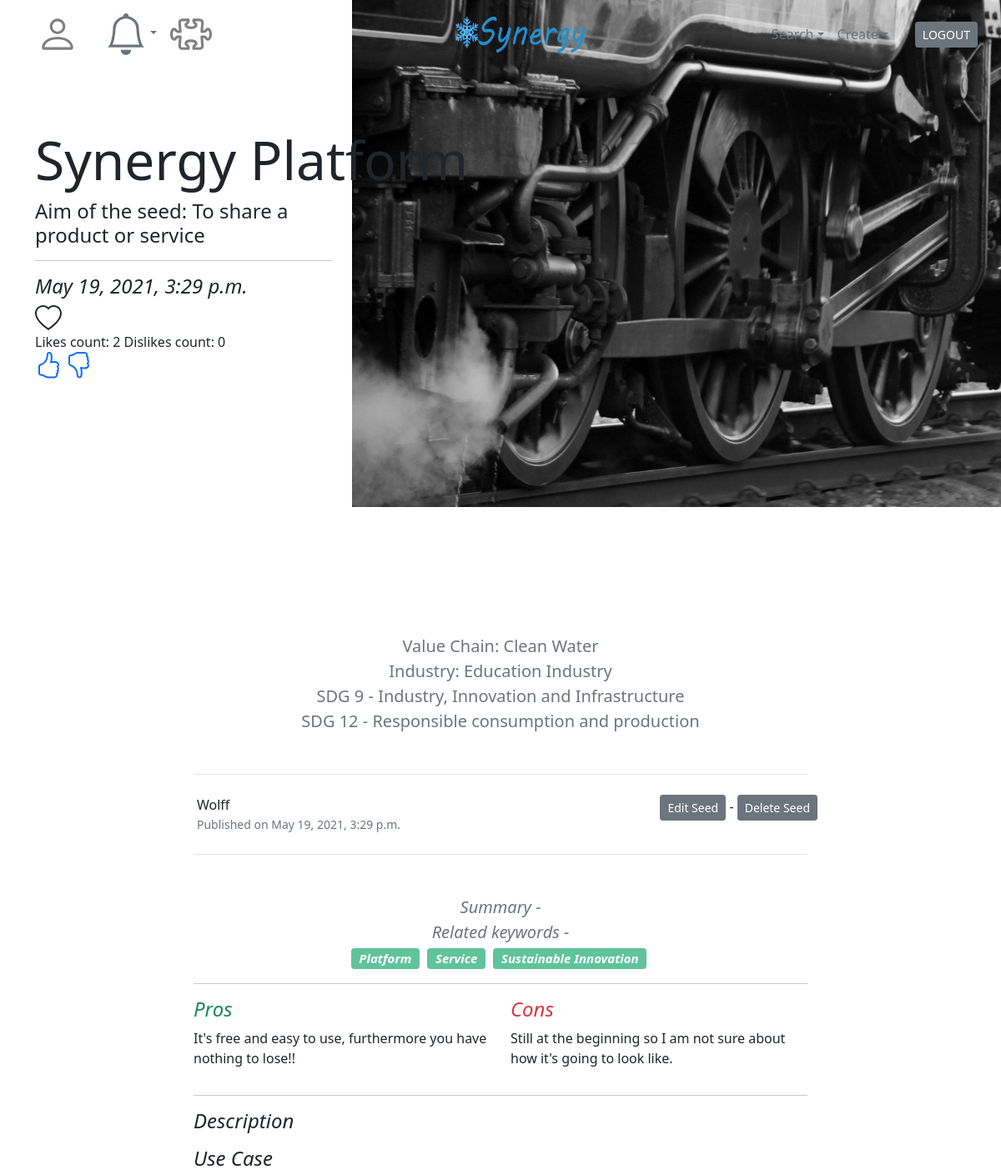
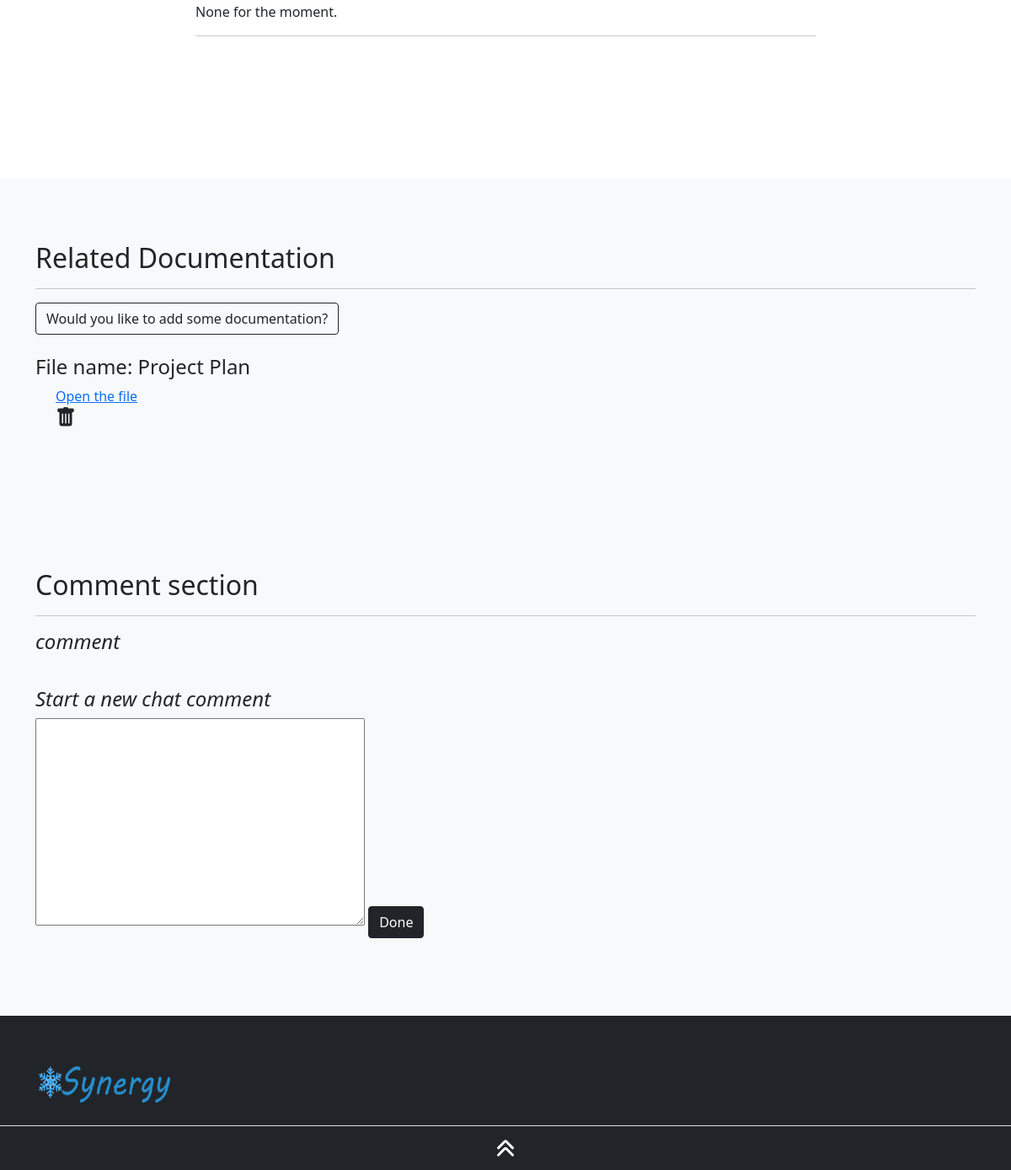
Screenshot of /knowledge/seed/link/synergy-platform/ (signed in) with the database file from the repository (2 pictures, top to bottom).
### knowledge/models.py (models this page shows, shortened)
class Seed(models.Model):
    user = models.ForeignKey(settings.AUTH_USER_MODEL,on_delete=models.CASCADE, default=1)
    profile_seed = models.ImageField(upload_to=profile_seed_directory_path,default="Null")
    title = models.CharField(max_length=100, unique=True,)
    summary = models.TextField(max_length=100,default="NA")
    sdg = models.ManyToManyField(SDG, through="SDG_Seed")
    value_chain = models.ManyToManyField(Value_chain, through="Value_Chain_Seed")
    industry = models.ManyToManyField(Industry, through="Industry_Seed")
    pros = models.TextField(default="NA")
    cons = models.TextField(default="NA")
    contenu = models.TextField(default="NA")
    use_case = models.TextField(default="NA")
    aim_seed = models.CharField(max_length=30, choices=Aims)
    keywords = TaggableManager()
    slug = models.SlugField(max_length = 250, unique=True)
    date_publication = models.DateTimeField(auto_now_add=True)
    class Meta:
        ordering = ['-date_publication']

class Value_chain(MPTTModel):
    parent = TreeForeignKey('self',related_name='children',null=True,blank=True,on_delete=models.CASCADE,default=1)
    title = models.CharField(max_length=50, unique=True)
    contenu = models.TextField(default="NA")

class Industry(models.Model):
    title = models.CharField(max_length=50, unique=True)
    contenu = models.TextField(default="NA")

class SDG(models.Model):
    title = models.CharField(max_length=50, unique=True)
    contenu = models.TextField(default="NA")
    image = models.ImageField(upload_to='sdgs/')

class Document_Seed(models.Model):
    seed_related = models.ForeignKey(Seed,on_delete=models.CASCADE,default=1)
    description = models.CharField(max_length=255, blank=True)
    file = models.FileField(upload_to=user_directory_path,default="Null")
    uploaded_at = models.DateTimeField(default=timezone.now)

### knowledge/views.py (the view)
# urls.py: path("seed/link/<slug:slug>/", views.one_seed, name="one_seed"),
@login_required
def one_seed(request, slug):
    one_seed = Seed.objects.get(slug=slug)
    docu_seed = Document_Seed.objects.filter(seed_related=one_seed.id)
    industry_seed = Industry_Seed.objects.filter(seed_id=one_seed.id)
    industry_front = Industry.objects.filter(id__in=[i.industry_id for i in industry_seed])
    value_chain_seed = Value_Chain_Seed.objects.filter(seed_id=one_seed.id)
    value_chain_front = Value_chain.objects.filter(id__in=[v.value_chain_id for v in value_chain_seed])
    sdg_seed = SDG_Seed.objects.filter(seed_id=one_seed.id)
    sdg_front = SDG.objects.filter(id__in=[s.sdg_id for s in sdg_seed])
    sdg_seed_image = SDG_Seed.objects.filter(seed_id=one_seed.id).first()
    fav = False
    if Favourites_Seed.objects.filter(Q(user_related_id=request.user.id) & Q(seed_related_id=one_seed.id)).exists():
        fav = True
    like_count = Liked_Seed.objects.filter(seed_related_id=one_seed.id).count
    like = False
    if Liked_Seed.objects.filter(Q(seed_related_id=one_seed.id) & Q(user_related_id=request.user.id)).exists():
        like = True
    dislike_count = Disliked_Seed.objects.filter(seed_related_id=one_seed.id).count
    dislike = False
    if Disliked_Seed.objects.filter(Q(seed_related_id=one_seed.id) & Q(user_related_id=request.user.id)).exists():
        dislike = True
    editable = False
    if request.user == one_seed.user:
        editable = True
    if request.method == "POST":
        form_comment = CommentFormSeed(request.POST)
        if form_comment.is_valid():
            comment = form_comment.save(commit=False)
            comment.user = request.user
            comment.seed_connected = one_seed
            comment.save()
            return redirect(reverse('knowledge:one_seed',args=[one_seed.slug]))
    else:
        form_comment = CommentFormSeed(request.POST)
    comment_list = []
    comment_seed = Comment_Seed.objects.filter(seed_connected_id=one_seed.id)
    for comment in comment_seed:
        my_dict = {'ID': [],'Date': [],'Liked': [], 'Disliked': [], 'From_User': [], 'Content': [], 'L_count': [], 'D_count': []}
        my_dict['ID'].append(comment.id)
        my_dict['Date'].append(comment.date_posted)
        my_dict['From_User'].append(comment.user_id)
        my_dict['Content'].append(comment.content)
        if Liked_Comment.objects.filter(Q(user_related_id=request.user.id) & Q(comment_related_id=comment.id)).exists():
            my_dict['Liked'].append(True)
        else:
            my_dict['Liked'].append(False)
        if Disliked_Comment.objects.filter(Q(user_related_id=request.user.id) & Q(comment_related_id=comment.id)).exists():
            my_dict['Disliked'].append(True)
        else:
            my_dict['Disliked'].append(False)
        comment_likes = Liked_Comment.objects.filter(comment_related_id=comment.id).count
        my_dict['L_count'].append(comment_likes)
        comment_dislikes = Disliked_Comment.objects.filter(comment_related_id=comment.id).count
        my_dict['D_count'].append(comment_dislikes)
        comment_list.append(my_dict)
    aim = {
        1: "To raise awarness",
        2: "To share a product or service",
        3: "To search for improvement",
        4: "To present theoretical results ",
        5: "To make laugh",
        6: "Others",
        }
    for keys in aim:
            if int(one_seed.aim_seed) == keys:
                aim = aim[keys]
    context = {
        "one_seed": one_seed,
        "docu_seed": docu_seed,
        "dislike": dislike,
        "sdg_seed_image": sdg_seed_image,
        "sdg_front": sdg_front,
        "value_chain_front": value_chain_front,
        "industry_front": industry_front,
        "comment_list": comment_list,
        "comment_seed": comment_seed,
        "form_comment": form_comment,
        "like_count": like_count,
        "dislike_count": dislike_count,
        "editable": editable,
        "fav": fav,
        "like": like,
        "aim": aim,
            }
    return render(request, "dist/inside/knowledge/seed/one_seed.html", context)

### knowledge/forms.py
class CommentFormSeed(forms.ModelForm):
    parent = TreeNodeChoiceField(queryset=Comment_Seed.objects.all())
    def __init__(self, *args, **kwargs):
        super().__init__(*args, **kwargs)
        self.fields['parent'].widget.attrs.update({'class': 'd-none'})
        self.fields['parent'].label = ''
        self.fields['parent'].required = False
    class Meta:
        model = Comment_Seed
        fields = ['content', 'parent']

### template/dist/inside/knowledge/seed/one_seed.html (shortened to what this page needs)
{% extends "dist/inside/template_inside.html" %}
{% block contenu %}
    <main>
        <section class="mb-6 mb-lg-7" id=content>
            <div class=container>
                <div class="row align-items-center">
                    <div class="col-lg-4 py-9 py-lg-10 z-index-1" data-aos=fade-right data-aos-delay=300>
                        <h1 class="display-3 text-nowrap">{{ one_seed.title }}</h1>
                        <h4>Aim of the seed: {{ aim }}</h4>
                        <hr>
                        <h4><i>{{ one_seed.date_publication }}</i></h4>
                        {% if fav %}
                            <a href="{% url 'accounts:seed_add_fav' slug=one_seed.slug %}"class="text-dark"><svg xmlns="http://www.w3.org/2000/svg" width="32" height="32" fill="currentColor" class="bi bi-heart-fill" viewBox="0 0 16 16">
                                <path fill-rule="evenodd" d="M8 1.314C12.438-3.248 23.534 4.735 8 15-7.534 4.736 3.562-3.248 8 1.314z"/>
                              </svg></a>
                        {% else %}
                            <a href="{% url 'accounts:seed_add_fav' slug=one_seed.slug %}" class="text-dark"></a>
                        {% endif %}
                        <div class="contained">
                            <span class="" id="like_count">Likes count: {{ like_count }}</span>
                            <span class="" id="dislike_count">Dislikes count: {{ dislike_count }}</span>
                            <div class="contained">
                                {% if like %}
                                    <a href="{% url 'accounts:seed_add_like' slug=one_seed.slug %}"><svg xmlns="http://www.w3.org/2000/svg" width="32" height="32" fill="currentColor" class="bi bi-hand-thumbs-up-fill" viewBox="0 0 16 16">
                                        <path d="M6.956 1.745C7.021.81 7.908.087 8.864.325l.261.066c.463.116.874.456 1.012.965.22.816.533 2.511.062 4.51a9.84 9.84 0 0 1 .443-.051c.713-.065 1.669-.072 2.516.21.518.173.994.681 1.2 1.273.184.532.16 1.162-.234 1.733.058.119.103.242.138.363.077.27.113.567.113.856 0 .289-.036.586-.113.856-.039.135-.09.273-.16.404.169.387.107.819-.003 1.148a3.163 3.163 0 0 1-.488.901c.054.152.076.312.076.465 0 .305-.089.625-.253.912C13.1 15.522 12.437 16 11.5 16H8c-.605 0-1.07-.081-1.466-.218a4.82 4.82 0 0 1-.97-.484l-.048-.03c-.504-.307-.999-.609-2.068-.722C2.682 14.464 2 13.846 2 13V9c0-.85.685-1.432 1.357-1.615.849-.232 1.574-.787 2.132-1.41.56-.627.914-1.28 1.039-1.639.199-.575.356-1.539.428-2.59z"/>
                                    </svg></a>
                                {% else %}
                                    <a href="{% url 'accounts:seed_add_like' slug=one_seed.slug %}"></a>
                                    <a href="{% url 'accounts:seed_add_dislike' slug=one_seed.slug %}"></a>
                                {% endif %}
                            </div>
                        </div>
                    </div>
                    <div class=col-lg-8 data-aos=fade-left>
                        <div class="img-shifted shift-right vh-75 py-13 py-lg-15">
                            {% if one_seed.profile_seed == "Null" %}
                                <div class="bg-image bg-cover" style="background-image: url(/static/assets/images/photos/sdgs/SDG_{{sdg_seed_image.sdg_id}}.jpg);" data-jarallax data-speed=.8></div>
                            {% else %}
                                <div class="bg-image bg-cover" style="background-image: url(/media/{{one_seed.profile_seed}})" data-jarallax data-speed=.8></div>
                            {% endif %}
                        </div>
                    </div>
                </div>
            </div>
        </section>
        <section class="py-6 py-lg-7 mb-6 mb-lg-7">
            <div class=container>
                <div class="row justify-content-center">
                    <div class="col-lg-8 text-center lead text-muted">
                        {% for vc in value_chain_front %}
                            <p class=mb-0>Value Chain: {{ vc.title }} </p>
                        {% endfor %}
                        {% for ind in industry_front%}
                            <p class=mb-0>Industry: {{ ind.title }} </p>
                        {% endfor %}
                        {% for s in sdg_front %}
                            <p class=mb-0>{{ s.title }} -  {{ s.contenu }}</p>
                        {% endfor %}
                    </div>
                    <div class=col-lg-8>
                        <div class="py-4 border-top border-bottom my-5">
                            <div class="row no-gutters align-items-center">
                                <div class="col-auto px-3">
                                    <p class="mb-0 font-size-5">{{ one_seed.user }}<br><span class="small text-muted">Published on {{ one_seed.date_publication }}</span></p>
                                </div>
                                <div class="col-lg d-flex justify-content-lg-end mt-3 mt-lg-0">
                                    {% if editable %}
                                        <p><a class="btn btn-sm btn-secondary" href="{% url 'knowledge:seed_edit' slug=one_seed.slug %}">Edit Seed</a> -
                                        <a class="btn btn-sm btn-secondary" href="{% url 'knowledge:seed_delete' slug=one_seed.slug %}">Delete Seed</a> </p>
                                    {% else %}
                                        <a class="btn btn-sm btn-secondary" href="{% url 'accounts:user_profile' username=one_seed.user %}">See User's Profile</a>
                                    {% endif %}
                                </div>
                            </div>
                        </div>
                        <div class=container>
                            <div class="row justify-content-center">
                                <div class="col-lg-8 text-center lead text-muted">
                                    <p class=mb-0><i><strong>Summary - </strong> {{ one_seed.description }}</i></p>
                                    <p class=mb-0><i><strong>Related keywords - </strong></i></p>
                                    {% for keyword in one_seed.keywords.all %}
                                        <i class="mr-1 badge badge-success">{{ keyword }}</i>
                                    {% endfor %}
                                </div>
                            </div>
                        </div>
                        <hr>
                        <div class="row">
                            <div class="col">
                                <h4 class="text-success"><i>Pros</i></h4>
                                <p>{{ one_seed.pros }}</p>
                            </div>
                            <div class="col">
                                <h4 class="text-danger"><i>Cons</i></h4>
                                <p>{{ one_seed.cons }}</p>
                            </div>
                        </div>
                        <hr>
                        <h4><i>Description</i></h4>
                        <h4><i>Use Case</i></h4>
                        <p>{{ one_seed.use_case }}</p>
                        <hr>
                    </div>
                </div>
            </div>
        </section>
        <section class="bg-light py-6 py-lg-7">
            <div class=container>
                <div class=row>
                    <div class=col>
                        <h2>Related Documentation</h2>
                        <hr>
                        {% if editable %}
                            <a class="btn btn-outline-dark" href="{% url 'knowledge:seed_add_doc' slug=one_seed.slug %}">Would you like to add some documentation?</a>
                            <br>
                        {% endif %}
                        <br>
                        {% if docu_seed %}
                            {% if docu_seed.file == "Null" %}
                                <h2>Related Documentation - None </h2>
                            {% else %}
                                {% for doc in docu_seed %}
                                    {% if doc.file == "Null" %}
                                    {% else %}
                                        <h4>File name: {{ doc.description }}</h4>
                                        <div class="container">
                                            <a href="btn btn btn-outline-dark" class="text-primary" onclick="window.open('/media/{{ doc.file }}', '_blank', 'fullscreen=yes'); return false;">Open the file</a>
                                            {% if editable %}
                                                <p> <a href="{% url 'knowledge:seed_delete_doc' pk=doc.id %}" class="text-dark"></a></p>
                                            {% endif %}
                                        </div>
                                    {% endif %}
                                {% endfor %}
                            {% endif %}
                        {% endif %}
                        </div>
                    </div>
                </div>
        </section>
    <section>
        <section class="bg-light py-6 py-lg-7">
            <div class=container>
                <div class=row>
                    <div class=col>
                        <span><h2>Comment section </h2></span>
                        <hr>
                        <span><div>
                            {% with comment_list.count as total_comments %}
                                <h4><i>{{ total_comments }} comment{{ total_comments|pluralize }}</i></h4>
                            {% endwith %}
                        </div></span>
                        {% load mptt_tags %}
                        <br>
                        <h4><i>Start a new chat comment</i></h4>
                        <div class=form-group>
                            <form id="NewCommentForm" method="POST" class="post-form">
                                {{ form_comment.content }}
                                <button type="submit" class="btn btn-dark">Done</button></div>
                </div>
            </div>
        </div>
    </section>
</main>
{% endblock %}

### rows the page displays
Seed: title "Synergy Platform", date_publication "May 19, 2021, 3:29 p.m.", user "Wolff", pros "It's free and easy to use, furthermore you have nothing to lose!!", cons "Still at the beginning so I am not sure about how it's going to look like.", use_case "None for the moment."
Value_chain: title "Clean Water"
Industry: title "Education Industry"
SDG: title "SDG 9", contenu "Industry, Innovation and Infrastructure"
SDG: title "SDG 12", contenu "Responsible consumption and production"
Tag: name "Platform"
Tag: name "Service"
Tag: name "Sustainable Innovation"
Document_Seed: description "Project Plan"

### other values shown
{{ aim }} "To share a product or service"
{{ like_count }} "2"
{{ dislike_count }} "0"
